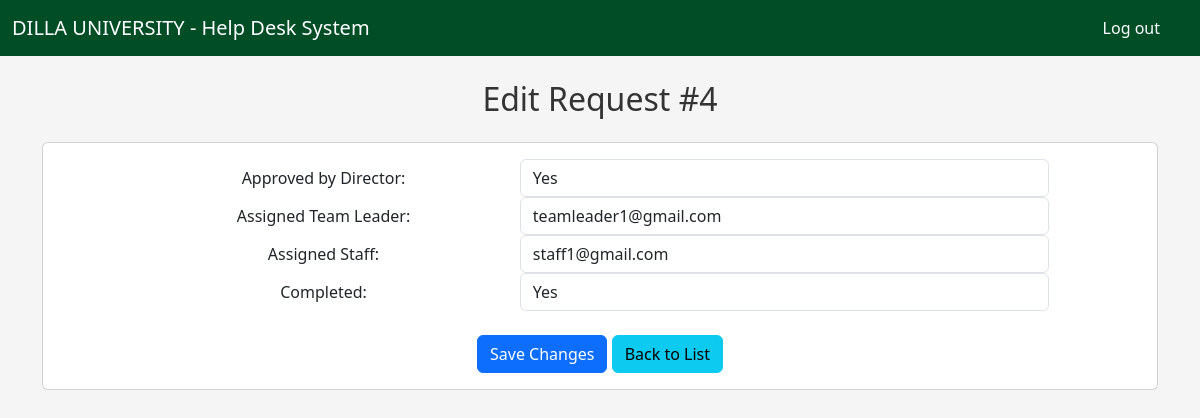
/requests/4/edit/ (signed in), run on the app's committed database.
### app/models.py (models this page shows, shortened)
class Request(models.Model):
    request_type = models.CharField(max_length=200)
    request_location = models.CharField(max_length=100)
    request_department = models.CharField(max_length=100)
    requester_name = models.CharField(max_length=100)
    requester_email = models.EmailField()
    requester_phone = models.CharField(max_length=20)
    is_approved = models.BooleanField(default=False)
    assigned_team_leader = models.ForeignKey(
        settings.AUTH_USER_MODEL,
        related_name='team_leader_requests',
        on_delete=models.SET_NULL,
        null=True,
        blank=True,
        limit_choices_to={'role': 'team_leader'}
    )
    assigned_staff = models.ForeignKey(
        settings.AUTH_USER_MODEL,
        related_name='staff_requests',
        on_delete=models.SET_NULL,
        null=True,
        blank=True,
        limit_choices_to={'role': 'staff'}
    )
    is_completed = models.BooleanField(default=False)
    feed_back = models.TextField(max_length=600, default='', blank=True)

class CustomUser(AbstractUser):
    STATUS = (
        ( 'ict_director', 'ict_director'),
        ( 'team_leader',  'team_leader'),
        ('staff', 'staff'),
        ('client', 'client'),
    )
    email = models.EmailField(unique=True)
    role = models.CharField("Role", max_length=100, choices=STATUS, default='Client', blank=True)
    location = models.CharField(max_length=100, default='')
    department = models.CharField(max_length=100, default='')
    phone = models.CharField(max_length=20)

### app/views.py (the view)
# urls.py: path('requests/<int:pk>/edit/', edit_request, name='edit_request'),
@login_required
def edit_request(request, pk):
    user = request.user
    request_instance = get_object_or_404(Request, pk=pk)
    if request.method == 'POST':
        if user.role == 'client':
            form = ReqeustEditClient(request.POST, instance=request_instance)
        elif user.role == 'staff':
            form = ReqeustEditStaff(request.POST, instance=request_instance)
        else :
            form = RequestEditForm(request.POST, instance=request_instance)
        if form.is_valid():
            form.save()
            return redirect('view_request', pk=request_instance.pk)
    else:
        if user.role == 'client':
            form = ReqeustEditClient(instance=request_instance)
        elif user.role == 'staff':
            form = ReqeustEditStaff(instance=request_instance)
        else :
            form = RequestEditForm(instance=request_instance)
    return render(request, 'requests/edit_request.html', {'form': form, 'request_instance': request_instance})

### app/forms.py
class RequestEditForm(forms.ModelForm):
    assigned_team_leader = forms.ModelChoiceField(
        queryset=User.objects.filter(role='team_leader'),
        required=False,
        empty_label="Select a team leader",
        label="Assigned Team Leader"
    )
    assigned_staff = forms.ModelChoiceField(
        queryset=User.objects.filter(role='staff'),
        required=False,
        empty_label="Select a staff member",
        label="Assigned Staff"
    )
    class Meta:
        model = Request
        fields = ['is_approved', 'assigned_team_leader', 'assigned_staff', 'is_completed']
    def __init__(self, *args, **kwargs):
         super().__init__(*args, **kwargs)
         self.fields['assigned_team_leader'].label_from_instance = lambda obj: obj.email
         self.fields['assigned_staff'].label_from_instance = lambda obj: obj.email

### app/templates/requests/edit_request.html (shortened to what this page needs)
{% extends 'base.html' %}
{% block content %}
<div class="container mt-4">
    <h2 class="text-center mb-4">Edit Request #{{ request_instance.pk }}</h2>
    <div class="card">
        <div class="card-body">
            <form method="post" action="{% url 'edit_request' pk=request_instance.pk %}">
                <div class="text-center">
                    <div class="form-group row justify-content-center">
            {% if user.role == 'ict_director' or user.role == 'team_leader' %}
                        <label for="id_is_approved_by_director" class="col-md-4 col-form-label text-md-right">Approved by Director:</label>
                        <div class="col-md-6">
                            <select class="form-control" id="id_is_approved" name="is_approved">
                                <option value="True" {% if request_instance.is_approved %}selected{% endif %}>Yes</option>
                            </select>
                        </div>
                    </div>
                    <div class="form-group row justify-content-center">
                        <label for="id_assigned_team_leader" class="col-md-4 col-form-label text-md-right">Assigned Team Leader:</label>
                        <div class="col-md-6">
                            <select class="form-control" id="id_assigned_team_leader" name="assigned_team_leader">
                                {% for team_leader in form.fields.assigned_team_leader.queryset %}
                                    <option value="{{ team_leader.id }}" {% if team_leader.id == request_instance.assigned_team_leader.id %}selected{% endif %}>{{ team_leader.email }}</option>
                                {% endfor %}
                            </select>
                        </div>
                    </div>
                    <div class="form-group row justify-content-center">
                        <label for="id_assigned_staff" class="col-md-4 col-form-label text-md-right">Assigned Staff:</label>
                        <div class="col-md-6">
                            <select class="form-control" id="id_assigned_staff" name="assigned_staff">
                                {% for staff_member in form.fields.assigned_staff.queryset %}
                                    <option value="{{ staff_member.id }}" {% if staff_member.id == request_instance.assigned_staff.id %}selected{% endif %}>{{ staff_member.email }}</option>
                                {% endfor %}
                            </select>
                        </div>
                    </div>
                    {% endif %}
                    {% if user.role == 'ict_director' or user.role == 'team_leader' or user.role == 'staff' %}
                    <div class="form-group row justify-content-center">
                        <label for="id_is_completed" class="col-md-4 col-form-label text-md-right">Completed:</label>
                        <div class="col-md-6">
                            <select class="form-control" id="id_is_completed" name="is_completed">
                                <option value="True" {% if request_instance.is_completed %}selected{% endif %}>Yes</option>
                            </select>
                        </div>
                    </div>
                    {% endif %}
                </div>
                <div class="text-center mt-4">
                    <button type="submit" class="btn btn-primary">Save Changes</button>
                    <a href="{% url 'request_list' %}" class="btn btn-info">Back to List</a>
                </div>
            </form>
        </div>
    </div>
</div>
{% endblock %}

### app/templates/base.html (style rules this page uses)
body { background-color: #f5f5f5; color: #333; }

### data on the page
Request: pk "4", is_approved "Yes", assigned_team_leader "teamleader1@gmail.com", assigned_staff "staff1@gmail.com", is_completed "Yes"
